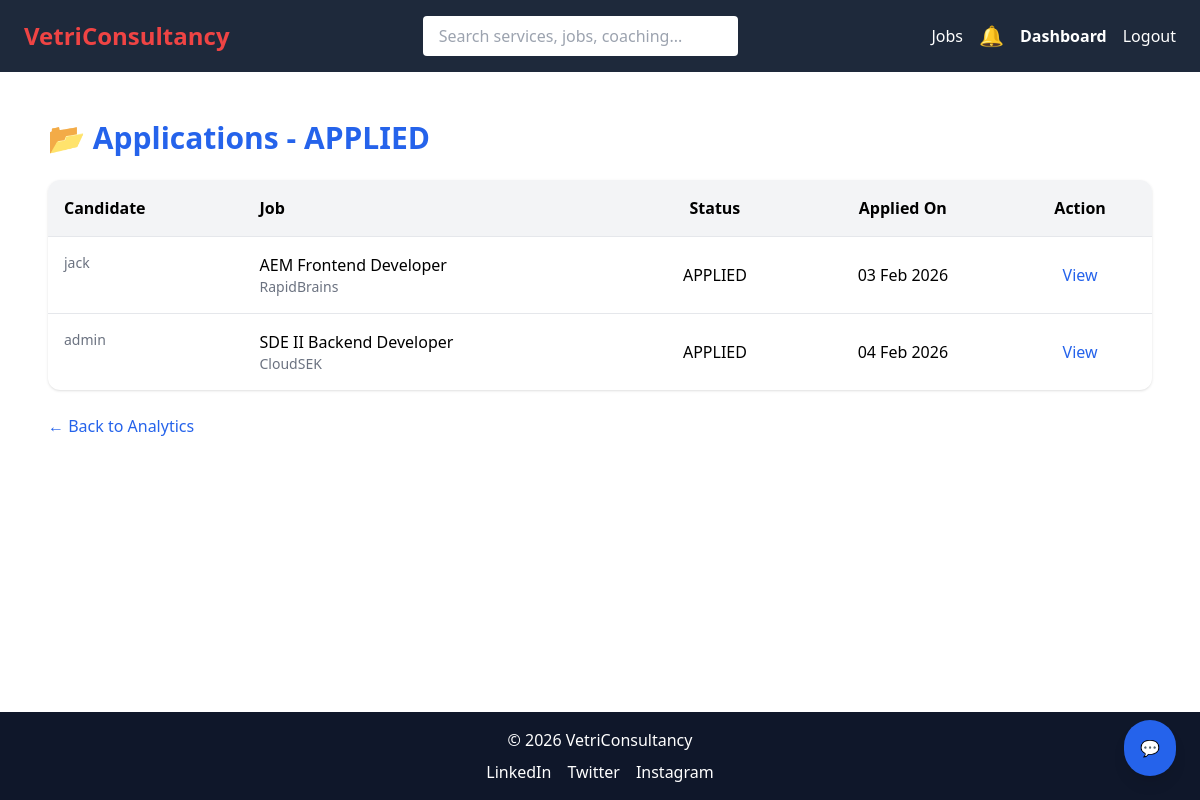
The page /dashboard/applications/status/APPLIED/ (signed in) on the database its author committed.
### VCS/models.py (models this page shows, shortened)
class JobApplication(models.Model):
    STATUS_CHOICES = [
        ('APPLIED', 'Applied'),
        ('VIEWED', 'Viewed by Recruiter'),
        ('WAITING', 'Waiting for Recruiter Action'),
        ('REJECTED', 'Rejected'),
        ('HIRED', 'Hired'),
    ]
    user = models.ForeignKey(User, on_delete=models.CASCADE)
    job = models.ForeignKey(Job, on_delete=models.CASCADE)
    applied_at = models.DateTimeField(auto_now_add=True)
    status = models.CharField(max_length=20, choices=STATUS_CHOICES, default='APPLIED')
    updated_at = models.DateTimeField(auto_now=True)
    resume = models.FileField(upload_to='resumes/', blank=True, null=True)
    class Meta:
        unique_together = ('user', 'job')

class Job(models.Model):
    EXPERIENCE_CHOICES = [
        ('FRESHER', 'Fresher'),
        ('1-3', '1–3 Years'),
        ('3-5', '3–5 Years'),
        ('5+', '5+ Years'),
    ]
    company_name = models.CharField(max_length=200, db_index=True)
    job_title = models.CharField(max_length=200, db_index=True)
    location = models.CharField(max_length=100, db_index=True)
    experience = models.CharField(
        max_length=10,
        choices=EXPERIENCE_CHOICES,
        db_index=True
    )
    salary_range = models.IntegerField(help_text="Monthly salary", db_index=True)
    is_remote = models.BooleanField(default=False)
    eligibility = models.TextField()
    job_description = models.TextField()
    posted_at = models.DateTimeField(auto_now_add=True, db_index=True)
    saved_by = models.ManyToManyField(User, blank=True, related_name='saved_jobs')
    applied_by = models.ManyToManyField(User, through='JobApplication', related_name='applied_jobs')
    class Meta:
        indexes = [
            models.Index(fields=['job_title']),
            models.Index(fields=['location']),
            models.Index(fields=['experience']),
            models.Index(fields=['salary_range']),
        ]

### VCS/views.py (the view)
# urls.py: path('dashboard/applications/status/<str:status>/', admin_applications_by_status, name='admin_applications_by_status'),
@staff_member_required
def admin_applications_by_status(request, status):
    applications = JobApplication.objects.filter(status=status)\
        .select_related('user', 'job')
    return render(request, 'admin_applications_list.html', {
        'applications': applications,
        'status': status
    })

### VCS/context_processors.py (called while the page is built)
def notification_count(request):
    if request.user.is_authenticated:
        unread_count = Notification.objects.filter(
            user=request.user,
            is_read=False
        ).count()
        latest_notifications = Notification.objects.filter(
            user=request.user
        ).order_by('-created_at')[:5]
    else:
        unread_count = 0
        latest_notifications = []
    return {
        'notification_count': unread_count,
        'latest_notifications': latest_notifications,
    }

### VCS/templates/admin_applications_list.html (shortened to what this page needs)
{% extends 'base.html' %}
{% block content %}
<div class="max-w-6xl mx-auto p-6">
<h1 class="text-3xl font-bold mb-6 text-blue-600">
    📂 Applications - {{ status }}
</h1>
<div class="overflow-x-auto bg-white rounded-xl shadow">
<table class="w-full">
<thead class="bg-gray-100">
<tr>
    <th class="p-4 text-left">Candidate</th>
    <th class="p-4 text-left">Job</th>
    <th class="p-4 text-center">Status</th>
    <th class="p-4 text-center">Applied On</th>
    <th class="p-4 text-center">Action</th>
</tr>
</thead>
<tbody>
{% for app in applications %}
    <tr class="border-t hover:bg-gray-50">
        <td class="p-4 flex items-center gap-2">
            <div class="text-sm text-gray-500">
                {{ app.user.username }}
            </div>
        </td>
    <td class="p-4">
        <div class="font-medium">{{ app.job.job_title }}</div>
        <div class="text-sm text-gray-500">{{ app.job.company_name }}</div>
    </td>
    <td class="p-4 text-center">
        {{ app.status }}
    </td>
    <td class="p-4 text-center">
        {{ app.applied_at|date:"d M Y" }}
    </td>
    <td class="p-4 text-center">
        <a href="{% url 'admin_application_detail' app.id %}" class="text-blue-600">
            View
        </a>
    </td>
</tr>
{% endfor %}
</tbody>
</table>
</div>
<div class="mt-6">
    <a href="{% url 'admin_analytics' %}"
       class="text-blue-600 hover:underline">
        ← Back to Analytics
    </a>
</div>
</div>
{% endblock %}

### rows shown on the page
JobApplication: user.username "jack", job.job_title "AEM Frontend Developer", job.company_name "RapidBrains", status "APPLIED", applied_at "03 Feb 2026"
JobApplication: user.username "admin", job.job_title "SDE II Backend Developer", job.company_name "CloudSEK", status "APPLIED", applied_at "04 Feb 2026"

### other values the page prints
{{ status }} "APPLIED"
